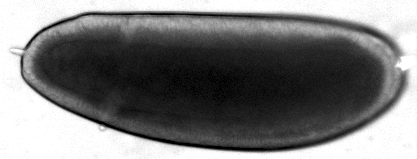
#> input picture Adams_David_hw8/0.5xBcd.tif, 417 x 159 px
$ jupyter execute Adams_David_hw8.ipynb   (shell and % lines are left out)
#> lines starting #> are read from the running program, lines starting #| are printed output that depends on the picture
1.a.

    1 protein = 300 amino acids
    1 amino acid = 3 base pairs

    E. coli:
    5*10^6 base pairs / 900 = 5000 genes

    Drosophila:
    100*10^6 / 900 = 100,000 genes

    The estimate for E. coli is right on, but the estimate for Drosophila is much too high.

1.b.

    From looking at Fig. 1 a typical transcript is about 20% exons and 80% introns.

1.c.

    Length of prespliced mRNA transcript:
    758 aa * 5 = 4000 aa
    * 3 bp / 1 aa = 12000 bp

    Minimum transcription rate:
    12000 nt / 4 min = 3000 nt/min
    * 1 min / 60 s = 50 nt/s

[cell 1]

# 2.a.

# Imports
import numpy
import matplotlib.pyplot as plt
import seaborn

def master_equation(cnc, k, dt):
    """
    Computes the master equation for diffusion in one dimension.

    Parameters
    ----------
    cnc : 2d-array
        Array in which concentrations will be stored. This should be in
        the shape of N boxes by m time points. This should have a preset initial
        condition.
    k : float
        Jump rate of particles between boxes in units of 1/s.
    dt : float
        Time step for our integration. This should be in units of seconds and
        should be sufficiently smaller than our jump rate for numerical stability.

    Returns
    -------
    cnc: 2d-array
        The concentration vector given to the function where each element now
        contains a computed probability.
    """
#> called with cnc = array of shape (50, 60001), k = 5, dt = 0.02
    # Production rate and degradation rate
    p_rate = 20000
    d_rate = 3000

    # Find number of boxes and time points
    num_b, num_t = numpy.shape(cnc)

    # Loop to integrate over time range
    for t in range(1, num_t):
        # Deal with boundary conditions
        cnc[0, t] = cnc[0, t-1] + k * dt * cnc[1, t-1] - k * dt * cnc[0, t-1] + dt * p_rate - dt * cnc[0, t-1] / d_rate
        cnc[num_b-1, t] = cnc[num_b-1, t-1] + k * dt * cnc[num_b-2, t-1] - k * dt * cnc[num_b-1, t-1] - dt * cnc[num_b-1, t-1] / d_rate

        # Loop over all other boxes
        for box in range(1, num_b - 1):
            cnc[box, t] = cnc[box, t-1] + k * dt * cnc[box-1, t-1] + k * dt * cnc[box+1, t-1] - 2 * k * dt * cnc[box, t-1] - dt * cnc[box, t-1] / d_rate

    return cnc

# Define parameters.
k = 5
dt = .02
num_boxes = 50
time_steps = 60001

# Set up concentration array
cnc_1 = numpy.zeros((num_boxes, time_steps))

# Set initial condition
cnc_1[0, 0] = 750000

# Run program
cnc_1 = master_equation(cnc_1, k, dt)

# Set timepoints
time_points = [60, 600, 1800, 6000, 18000, 60000]

# Plot stuff
plt.plot(cnc_1[:, time_points[0]], label = 't = 1 min')
plt.plot(cnc_1[:, time_points[1]], label = 't = 10 min')
plt.plot(cnc_1[:, time_points[2]], label = 't = 30 min')
plt.plot(cnc_1[:, time_points[3]], label = 't = 100 min')
plt.plot(cnc_1[:, time_points[4]], label = 't = 300 min')
plt.plot(cnc_1[:, time_points[5]], label = 't = 1000 min')
plt.title('Bicoid Profile as a Function of Position')
plt.legend()
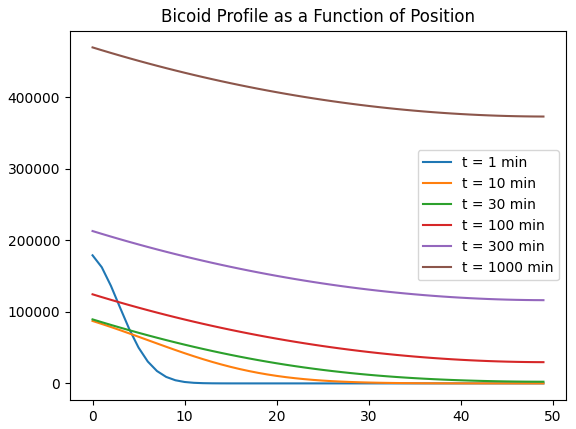
#> figure drawn by matplotlib, 1 panel; curve peaks at x = 0, y = 179028.4; curve peaks at x = 0, y = 87277.5; curve peaks at x = 0, y = 89485

2.a.

   The profile has not fully reached a steady state but is coming close to one at 1000 min in.

2.b.

    0 = D(d^2c/dx^2) - (c/τ)
    c = Ae^(σx)
    d^2c/dx^2 = σ^2 * Ae^(σx)
    0 = Dσ^2 * Ae^(σx) - (Ae^(σx))/τ
    0 = Dσ^2 - 1/τ
    1/Dτ = σ^2
    σ = -(1/Dτ)^(1/2), (1/Dτ)^(1/2)
    boundary conditions =>
    σ = -(1/Dτ)^(1/2)

    c(x) = Ae^(-((1/Dτ)^(1/2))*x)

    A = c(0)

2.c.

    c(x_cf)*G = c^*
    c^* = Ae^(-((1/Dτ)^(1/2))*x_wild)
    GAe^(-((1/Dτ)^(1/2))*x_cf) = Ae^(-((1/Dτ)^(1/2))*x_wild)
    ln(G) - ((1/Dτ)^(1/2))*x_cf = -((1/Dτ)^(1/2))*x_wild
    x_cf = x_wild + ln(G)*(Dτ)^(1/2)


[cell 2]

# 3.a.

# Imports
import skimage.io

# Read the images
im1 = skimage.io.imread('0.5xBcd.tif')
#> im1 is the input picture: shape (159, 417); min 0, max 255, mean 121.4
im2 = skimage.io.imread('1xBcd.tif')
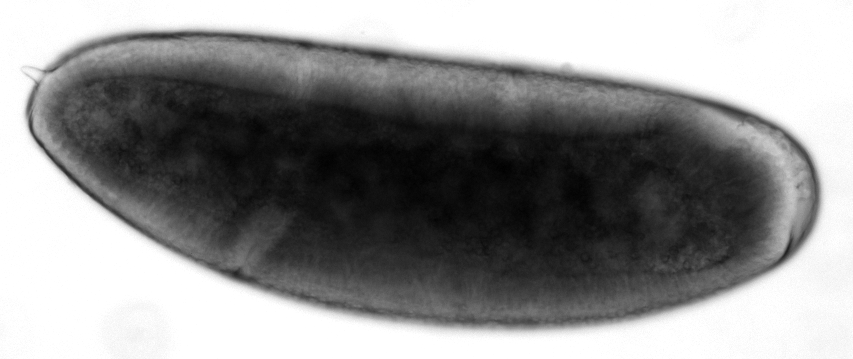
#> input picture Adams_David_hw8/1xBcd.tif, 853 x 359 px
#> im2 is the input picture: shape (359, 853); min 0, max 255, mean 143.1
im3 = skimage.io.imread('2xBcd.tif')
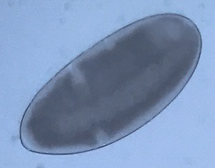
#> input picture Adams_David_hw8/2xBcd.tif, 215 x 168 px
#> im3 is the input picture: shape (168, 215, 4); mean R, G, B, A 124.8, 147.8, 183.6, 255

# Removes the default white grid
with seaborn.axes_style("white"):
    plt.imshow(im1)

# Record 2 clicks and plot line connecting clicks
clicks_1 = plt.ginput(2)
with seaborn.axes_style("white"):
    plt.plot((clicks_1[0][0], clicks_1[1][0]), (clicks_1[0][1], clicks_1[1][1]), color='r', marker='o')

# Record 2 more clicks and plot line
clicks_2 = plt.ginput(2)
with seaborn.axes_style("white"):
    plt.plot((clicks_2[0][0], clicks_2[1][0]), (clicks_2[0][1], clicks_2[1][1]), color='r', marker='o')

# Get furrow click
furr_click = plt.ginput(1)

# Find distances between clicks
ant_post = numpy.sqrt((clicks_1[1][1] - clicks_1[0][1])**2 + (clicks_1[1][0] - clicks_1[0][0])**2)
ant_furr = numpy.sqrt((furr_click[0][1] - clicks_1[0][1])**2 + (furr_click[0][0] - clicks_1[0][0])**2)

# Fractional position along embryo is their ratio
rel_furrow_pos1 = ant_furr / ant_post

# Print
print(rel_furrow_pos1)
